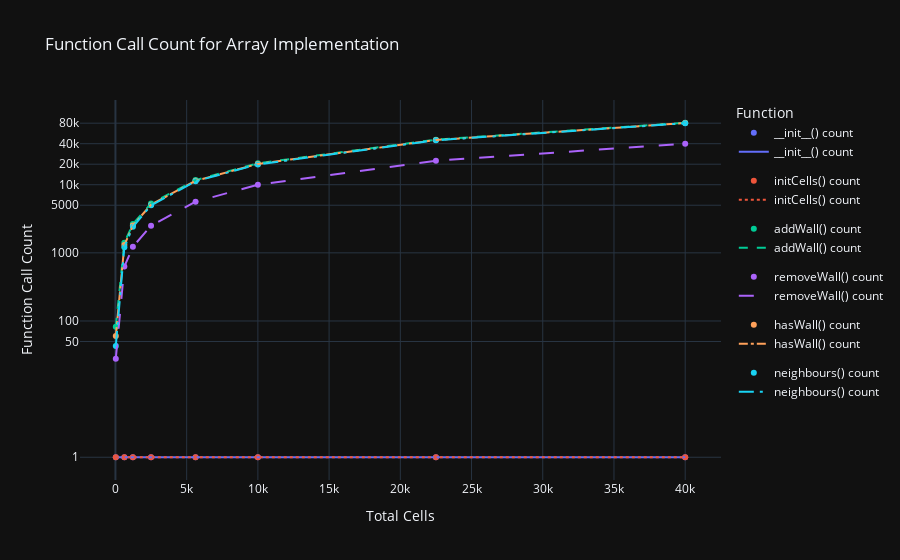

Source (notebook cell):
### Code cell
# Desired functions
functions = ['__init__() count', 'initCells() count', 'addWall() count', 'removeWall() count', 'hasWall() count', 'neighbours() count']

# Line styles and widths for each function
line_styles = ['solid', 'dot', 'dash', 'longdash', 'dashdot', 'longdashdot']
line_widths = [2, 2, 2, 2, 2, 2]

# Create a scatter plot
fig_scatter = px.scatter(
    data_frame=arrayFunctionsDF,
    x='totalCells',
    y=functions,
    labels={'totalCells': 'Total Cells', '__init__() count': '__init__() count', 'initCells() count': 'initCells() count', 'addWall() count': 'addWall() count', 'removeWall() count': 'removeWall() count', 'hasWall() count': 'hasWall() count', 'neighbours() count': 'neighbours() count'},
    title='Total Cells vs. Function Call Count',
)

# Create a line plot with different line styles and widths
fig_line = px.line(
    data_frame=arrayFunctionsDF,
    x='totalCells',
    y=functions,
    labels={'totalCells': 'Total Cells', '__init__() count': '__init__() count', 'initCells() count': 'initCells() count', 'addWall() count': 'addWall() count', 'removeWall() count': 'removeWall() count', 'hasWall() count': 'hasWall() count', 'neighbours() count': 'neighbours() count'},
)

# Combine the scatter and line plots
fig_combine = go.Figure(data=fig_scatter.data + fig_line.data)

# Line styles and widths for each trace
for i, trace in enumerate(fig_combine.data[len(functions):]):
    trace.line.dash = line_styles[i]
    trace.line.width = line_widths[i]

# Update layout with logarithmic y-axis and scientific notation
fig_combine.update_layout(
    template='plotly_dark',
    title='Function Call Count for Array Implementation',
    xaxis_title='Total Cells',
    yaxis_title='Function Call Count',
    legend_title='Function',
    yaxis_type='log',
    yaxis_tickvals=[0, 1, 50, 100, 1000, 5000, 10000, 20000, 40000, 80000],  # tick values
    hoverlabel=dict(namelength=-1) 
)

fig_combine.show()

### Figure 1 — Plotly figure (JSON) as saved in the notebook; plotly's stock layout.template omitted (floating-point values rounded to 4 significant figures)
{"data": [{"hovertemplate": "variable=__init__() count<br>Total Cells=%{x}<br>value=%{y}<extra></extra>", "legendgroup": "__init__() count", "marker": {"color": "#636efa", "symbol": "circle"}, "mode": "markers", "name": "__init__() count", "orientation": "v", "showlegend": true, "type": "scatter", "x": [25, 625, 1225, 2500, 5625, 10000, 22500, 40000], "xaxis": "x", "y": [1, 1, 1, 1, 1, 1, 1, 1], "yaxis": "y"}, {"hovertemplate": "variable=initCells() count<br>Total Cells=%{x}<br>value=%{y}<extra></extra>", "legendgroup": "initCells() count", "marker": {"color": "#EF553B", "symbol": "circle"}, "mode": "markers", "name": "initCells() count", "orientation": "v", "showlegend": true, "type": "scatter", "x": [25, 625, 1225, 2500, 5625, 10000, 22500, 40000], "xaxis": "x", "y": [1, 1, 1, 1, 1, 1, 1, 1], "yaxis": "y"}, {"hovertemplate": "variable=addWall() count<br>Total Cells=%{x}<br>value=%{y}<extra></extra>", "legendgroup": "addWall() count", "marker": {"color": "#00cc96", "symbol": "circle"}, "mode": "markers", "name": "addWall() count", "orientation": "v", "showlegend": true, "type": "scatter", "x": [25, 625, 1225, 2500, 5625, 10000, 22500, 40000], "xaxis": "x", "y": [82, 1402, 2662, 5302, 11702, 20602, 45902, 81202], "yaxis": "y"}, {"hovertemplate": "variable=removeWall() count<br>Total Cells=%{x}<br>value=%{y}<extra></extra>", "legendgroup": "removeWall() count", "marker": {"color": "#ab63fa", "symbol": "circle"}, "mode": "markers", "name": "removeWall() count", "orientation": "v", "showlegend": true, "type": "scatter", "x": [25, 625, 1225, 2500, 5625, 10000, 22500, 40000], "xaxis": "x", "y": [28, 628, 1228, 2503, 5628, 10003, 22503, 40003], "yaxis": "y"}, {"hovertemplate": "variable=hasWall() count<br>Total Cells=%{x}<br>value=%{y}<extra></extra>", "legendgroup": "hasWall() count", "marker": {"color": "#FFA15A", "symbol": "circle"}, "mode": "markers", "name": "hasWall() count", "orientation": "v", "showlegend": true, "type": "scatter", "x": [25, 625, 1225, 2500, 5625, 10000, 22500, 40000], "xaxis": "x", "y": [60, 1300, 2520, 5100, 11400, 20200, 45300, 80400], "yaxis": "y"}, {"hovertemplate": "variable=neighbours() count<br>Total Cells=%{x}<br>value=%{y}<extra></extra>", "legendgroup": "neighbours() count", "marker": {"color": "#19d3f3", "symbol": "circle"}, "mode": "markers", "name": "neighbours() count", "orientation": "v", "showlegend": true, "type": "scatter", "x": [25, 625, 1225, 2500, 5625, 10000, 22500, 40000], "xaxis": "x", "y": [43, 1213, 2415, 4981, 11232, 19886, 44901, 79964], "yaxis": "y"}, {"hovertemplate": "variable=__init__() count<br>Total Cells=%{x}<br>value=%{y}<extra></extra>", "legendgroup": "__init__() count", "line": {"color": "#636efa", "dash": "solid", "width": 2}, "marker": {"symbol": "circle"}, "mode": "lines", "name": "__init__() count", "orientation": "v", "showlegend": true, "type": "scatter", "x": [25, 625, 1225, 2500, 5625, 10000, 22500, 40000], "xaxis": "x", "y": [1, 1, 1, 1, 1, 1, 1, 1], "yaxis": "y"}, {"hovertemplate": "variable=initCells() count<br>Total Cells=%{x}<br>value=%{y}<extra></extra>", "legendgroup": "initCells() count", "line": {"color": "#EF553B", "dash": "dot", "width": 2}, "marker": {"symbol": "circle"}, "mode": "lines", "name": "initCells() count", "orientation": "v", "showlegend": true, "type": "scatter", "x": [25, 625, 1225, 2500, 5625, 10000, 22500, 40000], "xaxis": "x", "y": [1, 1, 1, 1, 1, 1, 1, 1], "yaxis": "y"}, {"hovertemplate": "variable=addWall() count<br>Total Cells=%{x}<br>value=%{y}<extra></extra>", "legendgroup": "addWall() count", "line": {"color": "#00cc96", "dash": "dash", "width": 2}, "marker": {"symbol": "circle"}, "mode": "lines", "name": "addWall() count", "orientation": "v", "showlegend": true, "type": "scatter", "x": [25, 625, 1225, 2500, 5625, 10000, 22500, 40000], "xaxis": "x", "y": [82, 1402, 2662, 5302, 11702, 20602, 45902, 81202], "yaxis": "y"}, {"hovertemplate": "variable=removeWall() count<br>Total Cells=%{x}<br>value=%{y}<extra></extra>", "legendgroup": "removeWall() count", "line": {"color": "#ab63fa", "dash": "longdash", "width": 2}, "marker": {"symbol": "circle"}, "mode": "lines", "name": "removeWall() count", "orientation": "v", "showlegend": true, "type": "scatter", "x": [25, 625, 1225, 2500, 5625, 10000, 22500, 40000], "xaxis": "x", "y": [28, 628, 1228, 2503, 5628, 10003, 22503, 40003], "yaxis": "y"}, {"hovertemplate": "variable=hasWall() count<br>Total Cells=%{x}<br>value=%{y}<extra></extra>", "legendgroup": "hasWall() count", "line": {"color": "#FFA15A", "dash": "dashdot", "width": 2}, "marker": {"symbol": "circle"}, "mode": "lines", "name": "hasWall() count", "orientation": "v", "showlegend": true, "type": "scatter", "x": [25, 625, 1225, 2500, 5625, 10000, 22500, 40000], "xaxis": "x", "y": [60, 1300, 2520, 5100, 11400, 20200, 45300, 80400], "yaxis": "y"}, {"hovertemplate": "variable=neighbours() count<br>Total Cells=%{x}<br>value=%{y}<extra></extra>", "legendgroup": "neighbours() count", "line": {"color": "#19d3f3", "dash": "longdashdot", "width": 2}, "marker": {"symbol": "circle"}, "mode": "lines", "name": "neighbours() count", "orientation": "v", "showlegend": true, "type": "scatter", "x": [25, 625, 1225, 2500, 5625, 10000, 22500, 40000], "xaxis": "x", "y": [43, 1213, 2415, 4981, 11232, 19886, 44901, 79964], "yaxis": "y"}], "layout": {"autosize": true, "hoverlabel": {"namelength": -1}, "legend": {"title": {"text": "Function"}}, "title": {"text": "Function Call Count for Array Implementation"}, "xaxis": {"autorange": true, "range": [-2329.0, 42350.0], "title": {"text": "Total Cells"}, "type": "linear"}, "yaxis": {"autorange": true, "range": [-0.4052, 5.315], "tickvals": [0, 1, 50, 100, 1000, 5000, 10000, 20000, 40000, 80000], "title": {"text": "Function Call Count"}, "type": "log"}}}
